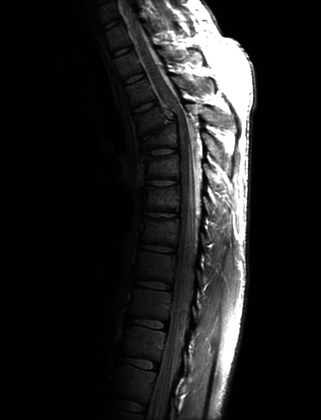
%> input picture code/Deblurring/Proj03-02/Fig0308(a).tif, 321 x 420 px, shrunk from 746 x 976 before the run
$ octave main.m   (GNU Octave 9; MATLAB toolbox functions it lacks are replaced by stand-ins)
%> lines starting %> are read from the running program, lines starting %| are printed output that depends on the picture
### code/Deblurring/Proj03-02/imageHist.m
function histVector = imageHist(input)
frequency = zeros(1, 255);
[rows, cols] = size(input);
for row=1 : rows
    for col=1 : cols
        value = input(row, col) + 1; % the index of an array start from 1
        frequency(value) = frequency(value) + 1;
    end
end

histVector = single(frequency);
end

### code/Deblurring/Proj03-02/histEqualization.m
function [output, T] = histEqualization(input)
histVector = imageHist(input);
[M, N] = size(input);
pdf = histVector ./ (M*N);
cdf = cumsum(pdf);
T = uint8((256-1) * cdf);
transformed_image = zeros(M, N);

for row=1 : M
    for col=1 : N
        intensity_value = input(row, col) + 1;
        transformed_image(row, col) = T(intensity_value);
    end
end

output = uint8(transformed_image);
end

### code/Deblurring/Proj03-02/main.m
%% Section 1 - Proj03_02 Submission
clearvars, clc
originalImage = './Fig0308(a).tif';
img = imread(originalImage);
%> img is the input picture: size 420x321 uint8; min 0, max 255, mean 32.6
histVector = imageHist(img);
%> after the loop in imageHist, `for row=1 : rows`: frequency = 255 values, max 74861 at index 2, min 32 at index 229, mean 528.7
%> in imageHist, `histVector = single(frequency);`: histVector has the same summary as frequency
%> histVector has the same summary as frequency in imageHist
[output, T] = histEqualization(img);
%> in histEqualization, `pdf = histVector ./ (M*N);`: pdf = 255 values, max 0.555 at index 2, min 0.000237 at index 229, mean 0.00392
%> in histEqualization, `cdf = cumsum(pdf);`: cdf = 255 values from 0.0183 to 1
%> in histEqualization, `T = uint8((256-1) * cdf);`: T = 255 values from 5 to 255
%> after the loop in histEqualization, `for row=1 : M`:
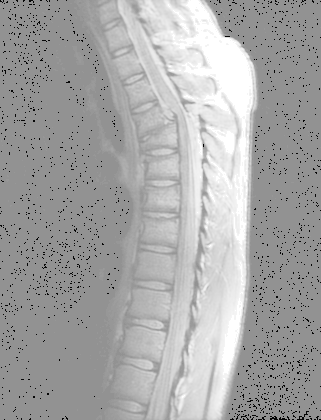
%> transformed_image: size 420x321 double; min 5, max 255, mean 167.1
%> T = 255 values from 5 to 255

figure(1);
tiledlayout(1,2);

nexttile
imshow(img);
title("Original Image");
colorbar;

nexttile
imshow(output);
title("Enhanced Image");
colorbar;

figure(2);
tiledlayout(2,2);

nexttile
plot(histVector);
title("HistVector");
xlim([0,255]);

nexttile
stairs(T);
title("histogram equalization transformation function");
xlim([0,255]);

nexttile
enhanced_histVector = imageHist(output);
%> enhanced_histVector = 255 values, max 74861 at index 147, min 0 at index 1, mean 528.7
plot(enhanced_histVector);
title("Enhanced HistVector");
xlim([0,255]);
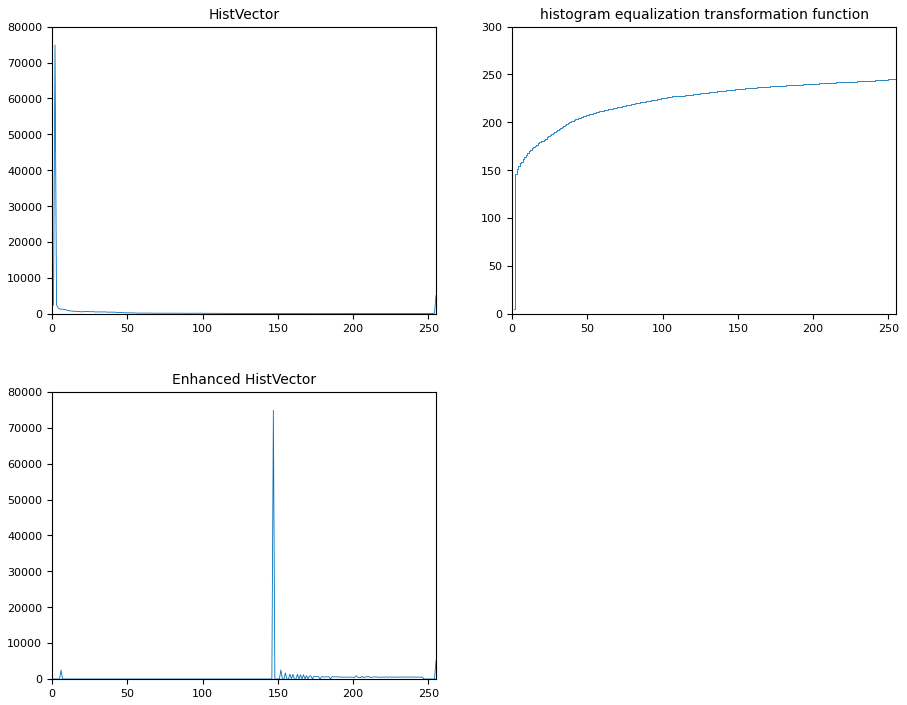
%> figure redrawn from the program's plot data, 3 panels; panel 1: curve peaks at x = 2, y = 74861; panel 3: curve peaks at x = 147, y = 74861
